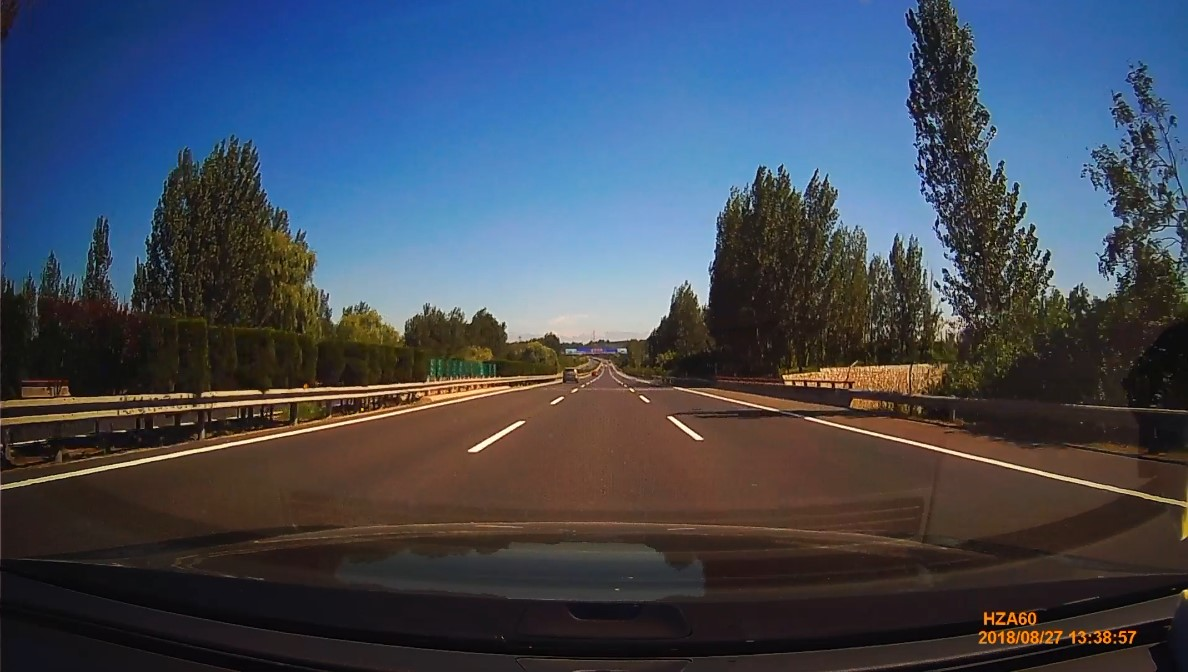
#> input picture Img_test/im1.jpg, 1188 x 672 px, given in place of Data_Set3.mp4, which was not available
$ python final_function.py
#> lines starting #> are read from the running program, lines starting #| are printed output that depends on the picture; after the words box and inside, x2 and y2 are one past the last pixel; in counts of white or black regions, pixels touching at a corner belong together; pictures that were not available may be replaced by others from this repository, and a replacement may not be noted
import math
import matplotlib.pyplot as plt
import matplotlib.image as mpimg
import numpy as np
import cv2


def grayscale(img):
    return cv2.cvtColor(img, cv2.COLOR_RGB2GRAY)

def canny(img, low_threshold, high_threshold):
    return cv2.Canny(img, low_threshold, high_threshold)

def gaussian_blur(img, kernel_size):
    return cv2.GaussianBlur(img, (kernel_size, kernel_size), 0)

def region_of_interest(img, vertices):

    mask = np.zeros_like(img)

    if len(img.shape) > 2:
        channel_count = img.shape[2]
        ignore_mask_color = (255,) * channel_count
    else:
        ignore_mask_color = 255

    cv2.fillPoly(mask, vertices, ignore_mask_color)

    masked_image = cv2.bitwise_and(img, mask)
    return masked_image


def draw_lines(img, lines, color=[255, 0, 0], thickness=20):

    for line in lines:
        for x1,y1,x2,y2 in line:
            cv2.line(img, (x1, y1), (x2, y2), color, thickness)

def slope_lines(image,lines):

    img = image.copy()
    poly_vertices = []
    order = [0,1,3,2]

    left_lines = []
    right_lines = []
    for line in lines:
        for x1,y1,x2,y2 in line:

            if x1 == x2:
                pass
            else:
                m = (y2 - y1) / (x2 - x1)
                c = y1 - m * x1

                if m < 0:
                    left_lines.append((m,c))
                elif m >= 0:
                    right_lines.append((m,c))

    left_line = np.mean(left_lines, axis=0)
    right_line = np.mean(right_lines, axis=0)


    for slope, intercept in [left_line, right_line]:

        rows, cols = image.shape[:2]
        y1= int(rows)

        y2= int(rows*0.6)
        x1=int((y1-intercept)/slope)
        x2=int((y2-intercept)/slope)
        poly_vertices.append((x1, y1))
        poly_vertices.append((x2, y2))
        draw_lines(img, np.array([[[x1,y1,x2,y2]]]))

    poly_vertices = [poly_vertices[i] for i in order]
    cv2.fillPoly(img, pts = np.array([poly_vertices],'int32'), color = (0,255,0))
    return cv2.addWeighted(image,0.7,img,0.4,0.)


def hough_lines(img, rho, theta, threshold, min_line_len, max_line_gap):

    lines = cv2.HoughLinesP(img, rho, theta, threshold, np.array([]), minLineLength=min_line_len, maxLineGap=max_line_gap)
    line_img = np.zeros((img.shape[0], img.shape[1], 3), dtype=np.uint8)
    line_img = slope_lines(line_img,lines)
    return line_img


def weighted_img(img, initial_img, α=0.1, β=1., γ=0.):

    lines_edges = cv2.addWeighted(initial_img, α, img, β, γ)

    return lines_edges

def get_vertices(image):

    # Para video propio
    rows, cols = image.shape[:2]
    bottom_left  = [0, rows-140]
    top_left     = [470, 290]
    bottom_right = [720, 290]
    top_right    = [cols, rows-140]

    ver = np.array([[bottom_left, top_left, top_right, bottom_right]], dtype=np.int32)
    return ver


def lane_finding_pipeline(image):

    #Grayscale
    gray_img = grayscale(image)
    #Gaussian Smoothing
    smoothed_img = gaussian_blur(img = gray_img, kernel_size = 1)
    #Canny Edge Detection
    canny_img = canny(img = smoothed_img, low_threshold = 110, high_threshold = 240)
    #Masked
    masked_img = region_of_interest(img = canny_img, vertices = get_vertices(image))
    #Hough Transform Lines
    houghed_lines = hough_lines(img = masked_img, rho = 1, theta = np.pi/180, threshold = 20, min_line_len = 20, max_line_gap = 180)
    #Draw lines on edges
    output = weighted_img(img = houghed_lines, initial_img = image, α=0.8, β=1., γ=0.)

    return output


video_path = 'Data_Set3.mp4'
#video_path = 'IMG_0310.MOV'
cap = cv2.VideoCapture(video_path)
while cap.isOpened():
    ret, frame = cap.read()
#> frame is the input picture: shape (672, 1188, 3); mean B, G, R 88.6, 74.2, 65.3

    if not ret:
        break

    cv2.imshow('Resultado', lane_finding_pipeline(frame))
#> in canny, `return cv2.Canny(img, low_threshold, high_threshold)`:
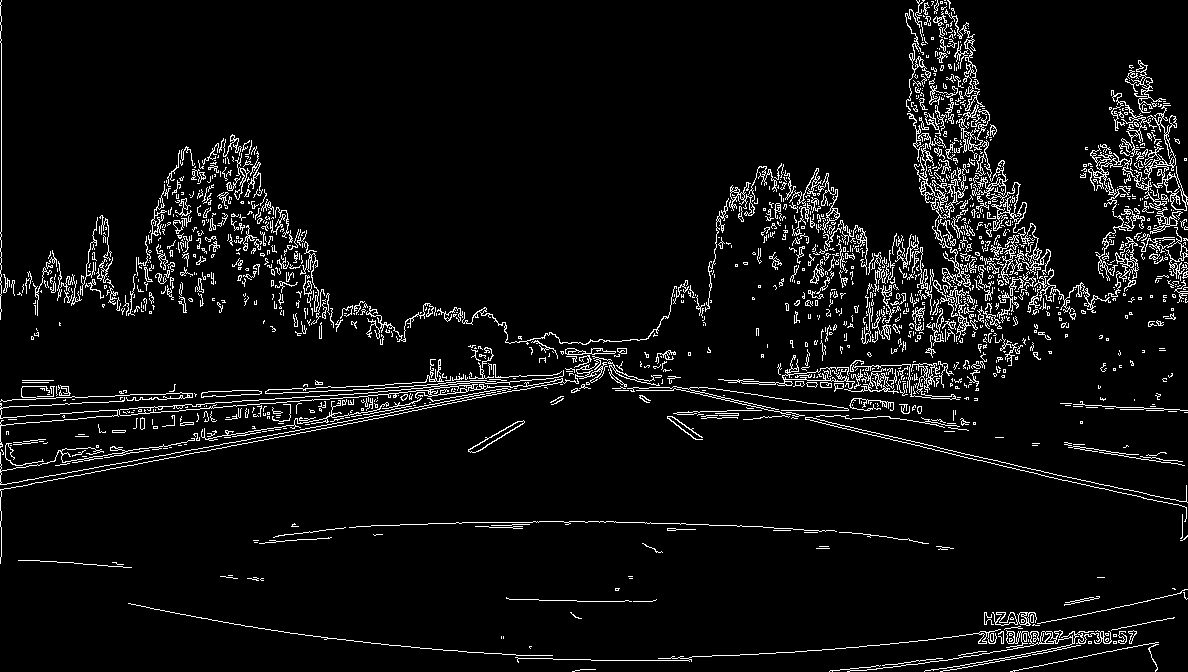
#> returned value: shape (672, 1188); 5.7% white in thin lines or dots
#> in region_of_interest, `masked_image = cv2.bitwise_and(img, mask)`:
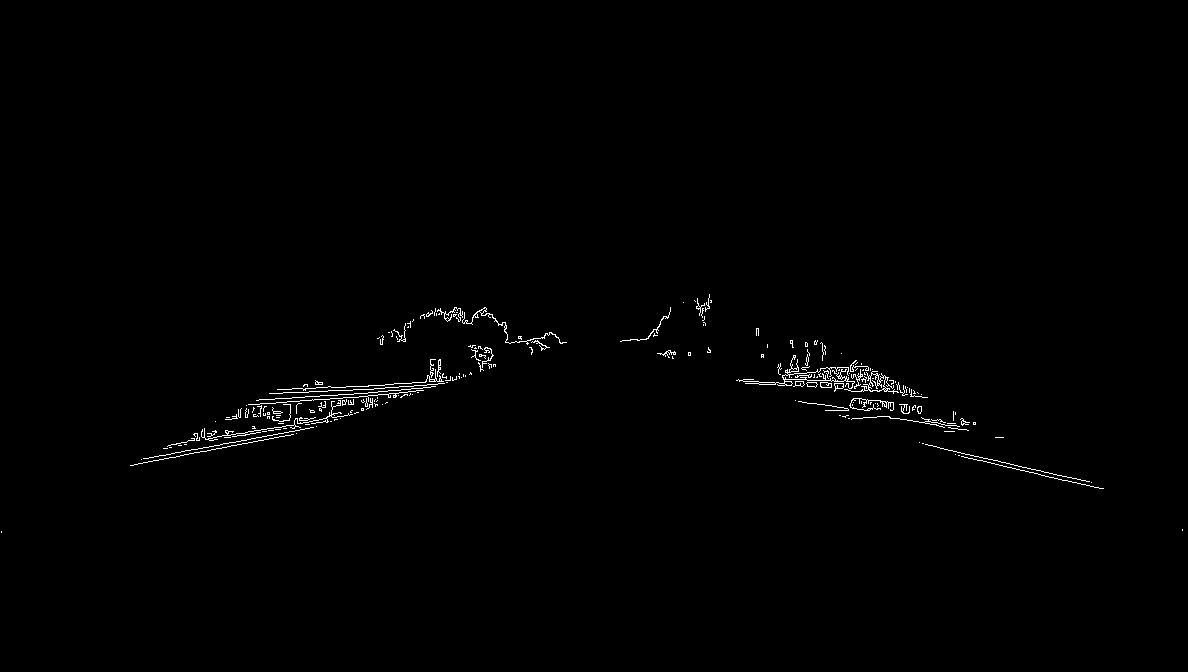
#> masked_image: shape (672, 1188); 0.67% white in thin lines or dots, all inside (x1, y1, x2, y2) = (1, 294, 1183, 533)
#> in hough_lines, `lines = cv2.HoughLinesP(img, rho, theta, threshold, np.array([]), minL..`: lines = 78 rows, first 6: [173, 457, 708, 304], [130, 465, 708, 299], [312, 399, 409, 395], [955, 454, 1102, 488], [428, 312, 911, 389], [194, 433, 331, 421]
#> the loop in slope_lines, `for line in lines:` made 78 passes
#> after the loop in slope_lines, `for line in lines:`: left_lines = 36 pairs, first value -0.6 to -0.0164, second value 403 to 572; right_lines = 42 pairs, first value 0 to 0.485, second value -52.67 to 418
#> in slope_lines, `left_line = np.mean(left_lines, axis=0)`: left_line = [-0.187, 464.6]
#> in slope_lines, `right_line = np.mean(right_lines, axis=0)`: right_line = [0.177, 237.3]
#> the loop in slope_lines, `for slope, intercept in [left_line, right_line]: ` made 2 passes
#> (slope, intercept, rows, cols, y1, y2, x1, x2) on passes 1 to 2: (-0.187, 464.6, 672, 1188, 672, 403, -1111, 329), (0.177, 237.3, 672, 1188, 672, 403, 2449, 934)
#> after the loop in slope_lines, `for slope, intercept in [left_line, right_line]:`:
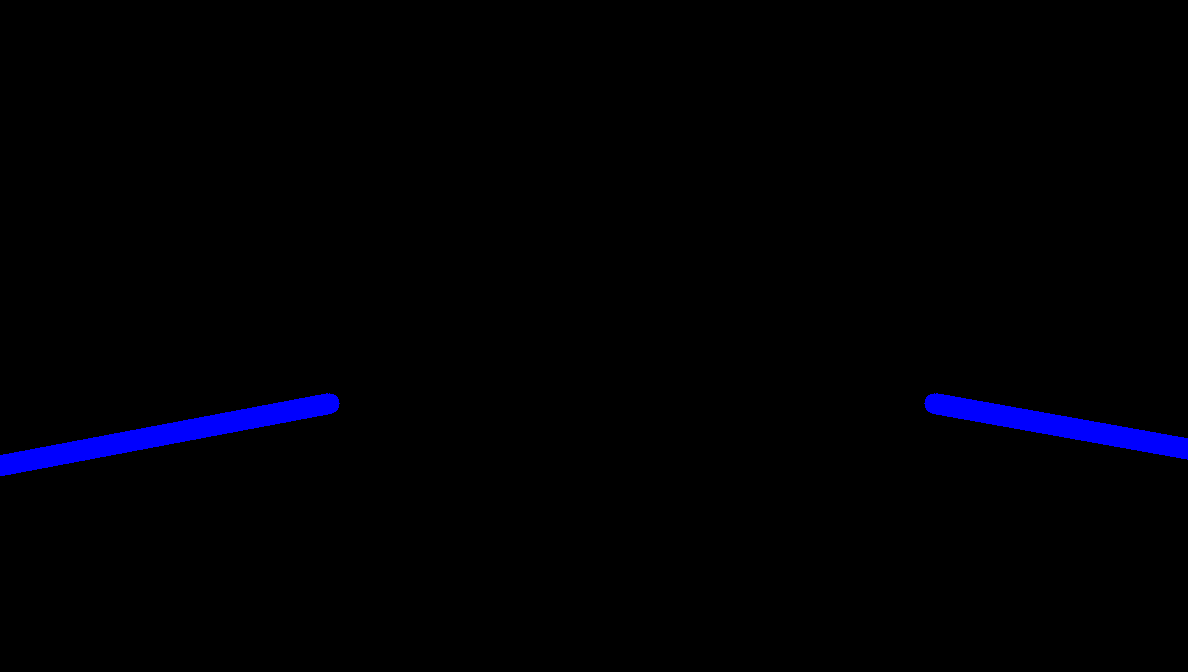
#> img: shape (672, 1188, 3); mean of channels 0, 1, 2 4.1, 0, 0; drawn as B, G, R
#> after the loop in slope_lines, `for slope, intercept in [left_line, right_line]:`: poly_vertices = [(-1111, 672), (329, 403), (2449, 672), (934, 403)]
#> in slope_lines, `poly_vertices = [poly_vertices[i] for i in order]`: poly_vertices = [(-1111, 672), (329, 403), (934, 403), (2449, 672)]
#> in weighted_img, `lines_edges = cv2.addWeighted(initial_img, α, img, β, γ)`:
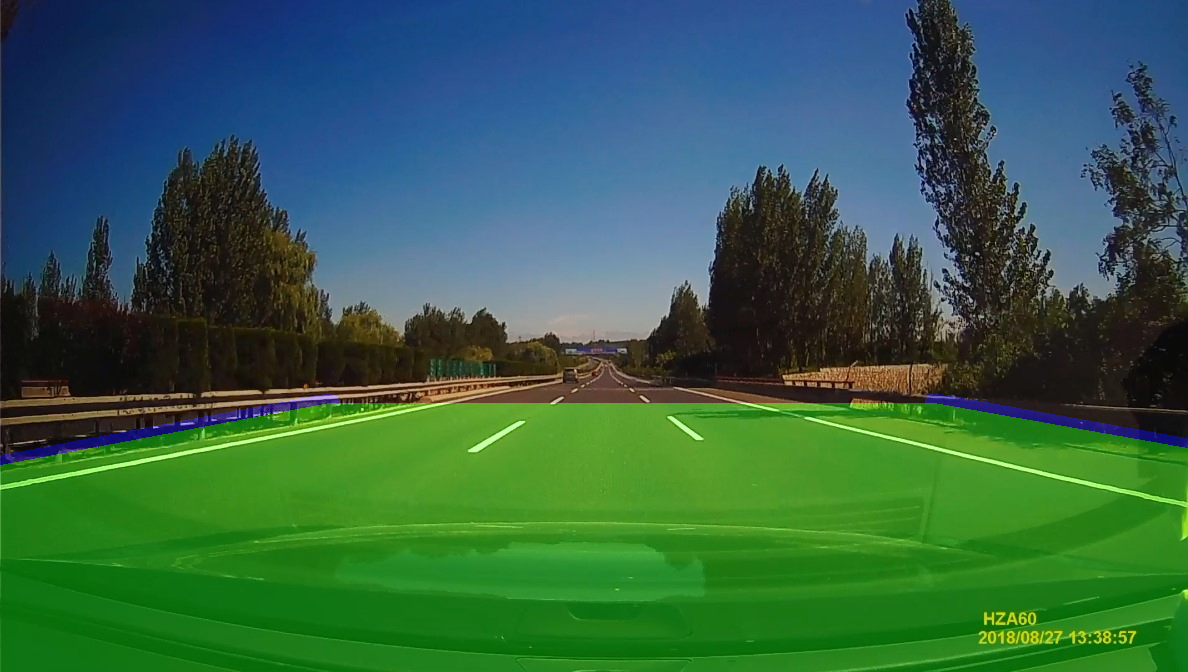
#> lines_edges: shape (672, 1188, 3); mean B, G, R 71.6, 98.1, 52.2

    if cv2.waitKey(1) & 0xFF == ord('q'):
#> (key q is pressed here)
        break

$ run again, on Img_test/im2.jpg
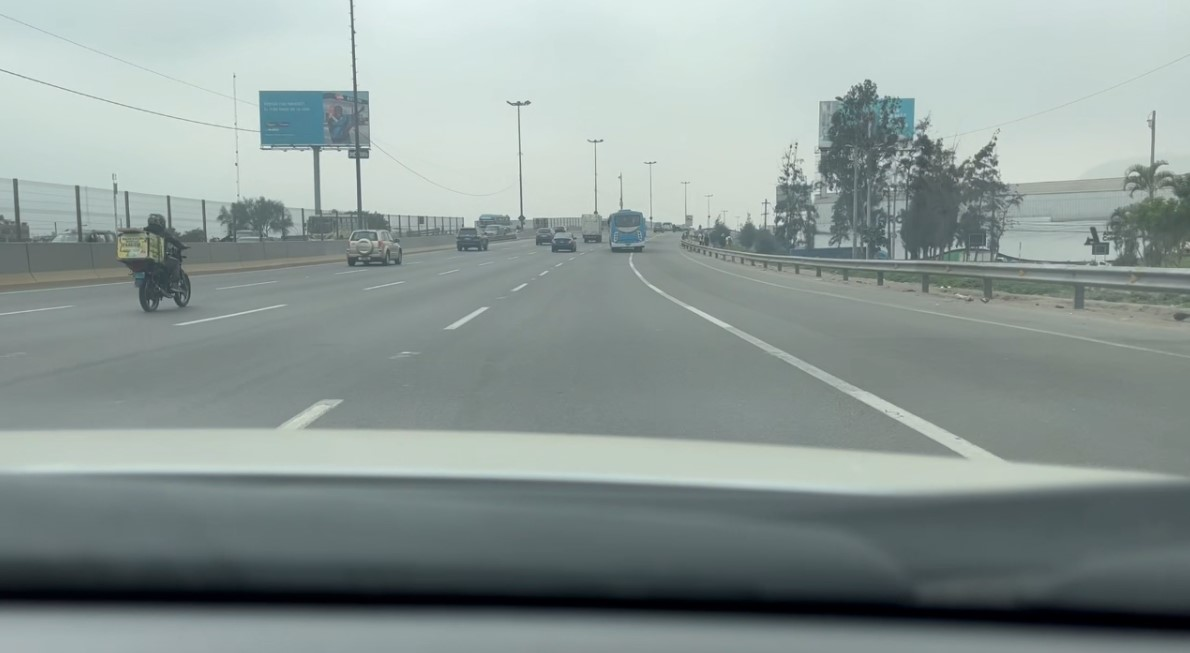
#> input picture Img_test/im2.jpg, 1190 x 653 px, given in place of Data_Set3.mp4, which was not available
#> frame is the input picture: shape (653, 1190, 3); mean B, G, R 150.6, 153.1, 140.7
#> mask: shape (653, 1190); 6.1% white; 1 white region, box (x1, y1, x2, y2) and area: (0, 290, 1190, 514) 47254
#> masked_image: shape (653, 1190); 0.13% white in thin lines or dots, all inside (x1, y1, x2, y2) = (273, 302, 989, 452)
#> lines = [[682, 302, 988, 451], [677, 303, 911, 427], [275, 428, 319, 400], [688, 305, 985, 450], [686, 303, 969, 441], [444, 327, 481, 307], [332, 408, 487, 308], [283, 422, 482, 307]]
#> the loop in slope_lines, `for line in lines:` made 8 passes
#> after the loop in slope_lines, `for line in lines:`: left_lines = [(-0.636, 603), (-0.541, 567), (-0.645, 622.2), (-0.578, 585.5)]; right_lines = [(0.487, -30.08), (0.53, -55.75), (0.488, -30.89), (0.488, -31.52)]
#> left_line = [-0.6, 594.4]
#> right_line = [0.498, -37.06]
#> the loop in slope_lines, `for slope, intercept in [left_line, right_line]: ` made 2 passes
#> (slope, intercept, rows, cols, y1, y2, x1, x2) on passes 1 to 2: (-0.6, 594.4, 653, 1190, 653, 391, -97, 339), (0.498, -37.06, 653, 1190, 653, 391, 1385, 859)
#> after the loop in slope_lines, `for slope, intercept in [left_line, right_line]:`:
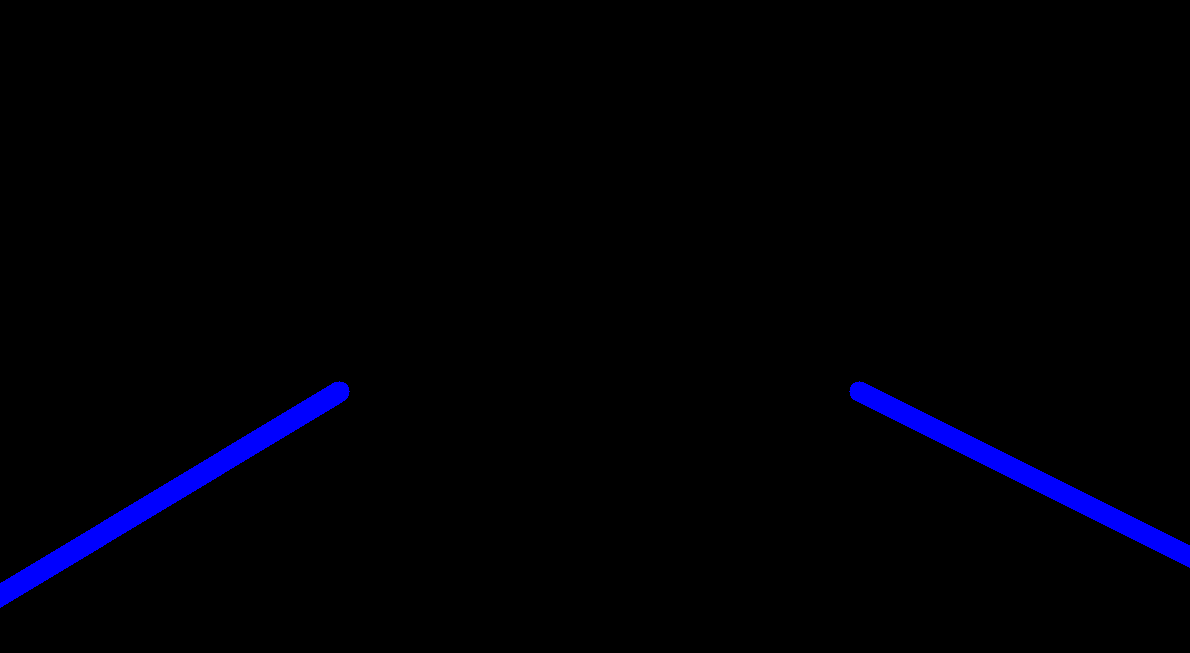
#> img: shape (653, 1190, 3); mean of channels 0, 1, 2 5.3, 0, 0; drawn as B, G, R
#> after the loop in slope_lines, `for slope, intercept in [left_line, right_line]:`: poly_vertices = [(-97, 653), (339, 391), (1385, 653), (859, 391)]
#> in slope_lines, `poly_vertices = [poly_vertices[i] for i in order]`: poly_vertices = [(-97, 653), (339, 391), (859, 391), (1385, 653)]
#> in weighted_img, `lines_edges = cv2.addWeighted(initial_img, α, img, β, γ)`:
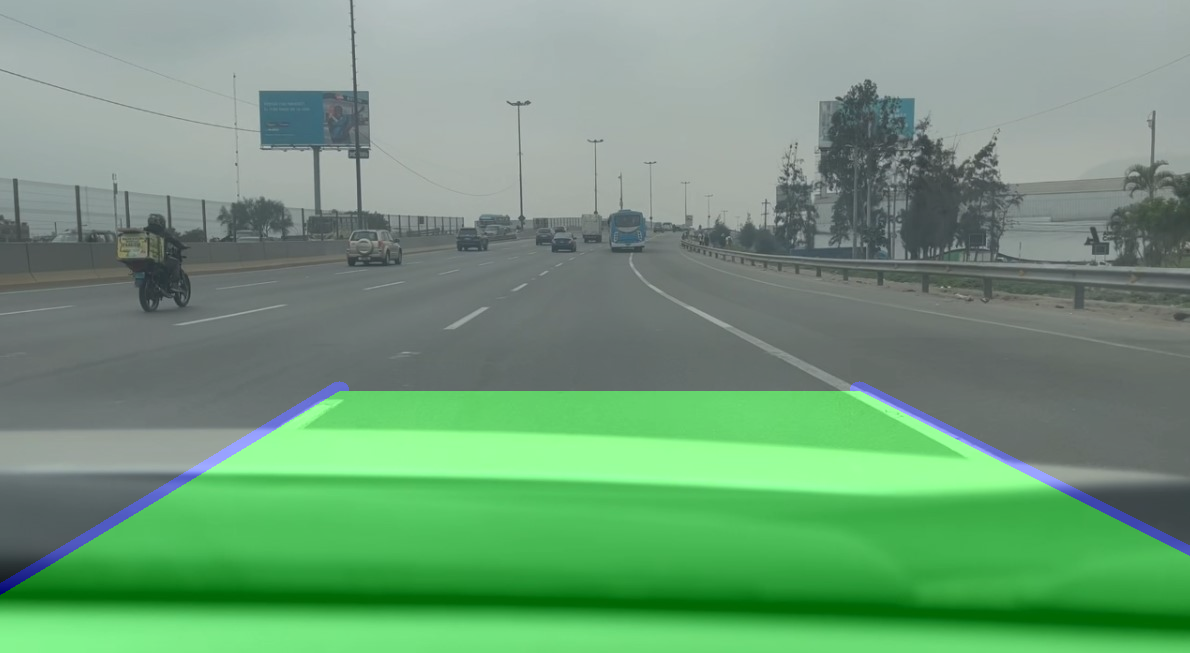
#> lines_edges: shape (653, 1190, 3); mean B, G, R 121.5, 154.8, 112.5
